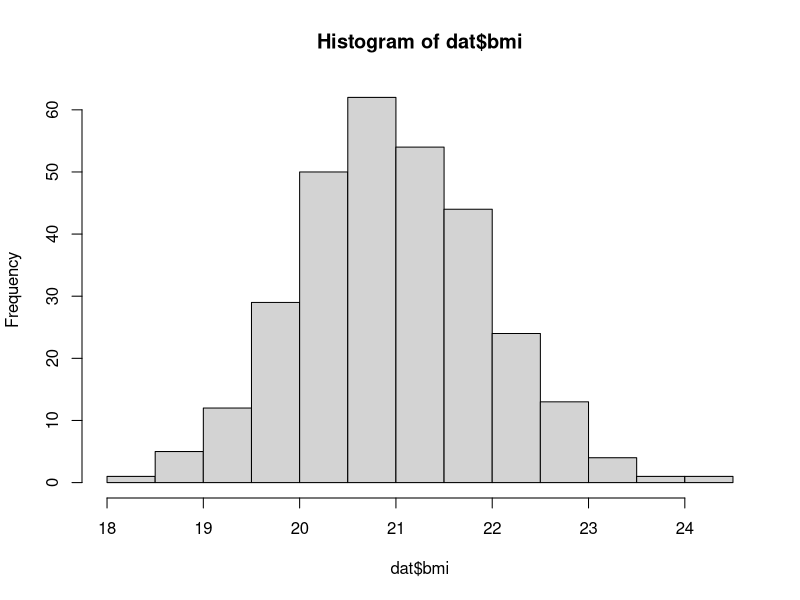
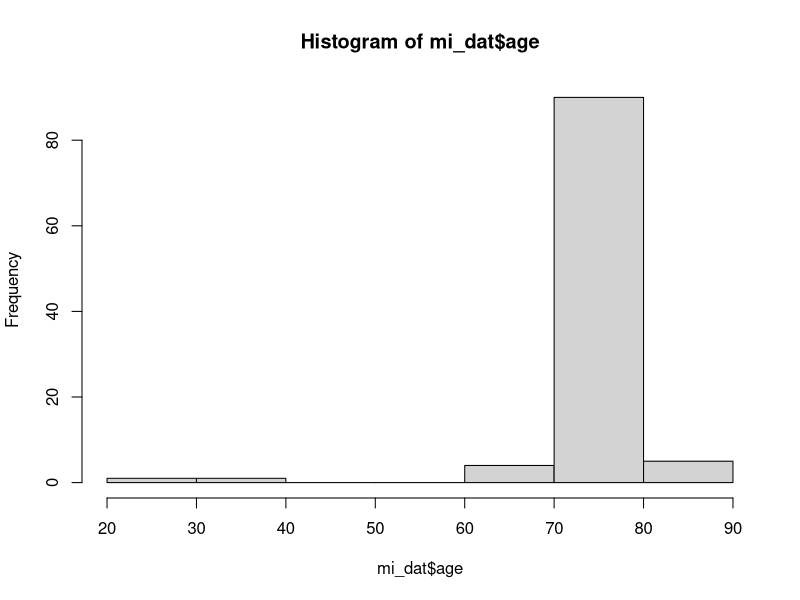
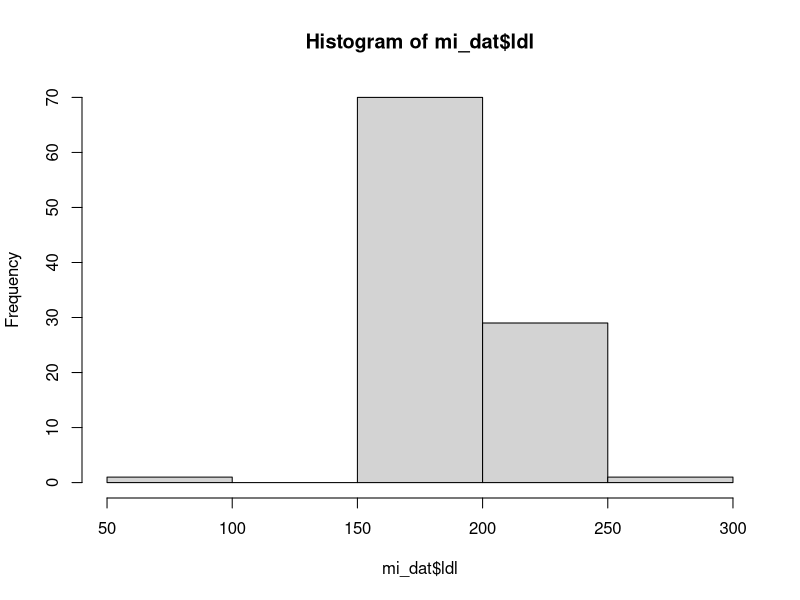
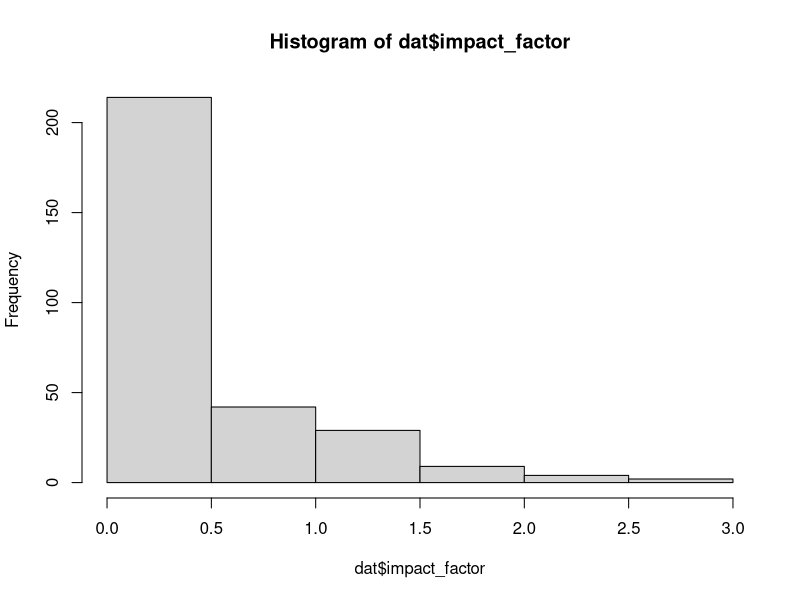

Here is the R script that generated these plots, in order:
## ---- chunk 1
library(knitr)
library(tibble)
library(dplyr)
dat <- tibble(
    id = 1:300, 
    bmi = rnorm(n = 300, mean = 21, sd = 1.0)
)
kable(head(dat, 5))
## ---- chunk 2
hist(dat$bmi)
## ---- chunk 3
mi_dat <- data.frame(
    id = 1:99, 
    age = rnorm(n = 99, mean = 75, sd = 3), 
    ldl = runif(n = 99, min = 170, max = 210)
) |> 
tibble::add_row(id = 100, age = 25, ldl = 300) |> 
tibble::add_row(id = 101, age = 35, ldl = 75)
tail(mi_dat, 3)
## ---- chunk 4
hist(mi_dat$age)
## ---- chunk 5
hist(mi_dat$ldl)
## ---- chunk 6
library(tidyverse)
dat <- tibble::tibble(
    id = 1:300, 
    impact_factor = rnorm(n = 300, mean = 0, sd = 1)) |> 
    dplyr::mutate(impact_factor = if_else(impact_factor < 0, 0, impact_factor))
knitr::kable(head(dat, 5))
hist(dat$impact_factor)
